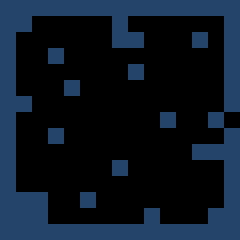

Tiled map render using the project's own tile images. Description and the whole map definition, tile-layer contents included, below:
An orthogonal 15x15 tile map with 16x16 px tiles, 1 tile layer (Collisions), 1 hidden layer not drawn and 29 objects (21x Spines, Door, PlayerController, Gate, BossController, ...).

<map version="1.9" tiledversion="1.9.2" orientation="orthogonal" renderorder="right-down" width="15" height="15" tilewidth="16" tileheight="16" infinite="0" nextlayerid="7" nextobjectid="89">
 <properties>
  <property name="respawnTimer" value="5" />
 </properties>
 <tileset firstgid="1" source="MapTileset.tsx" />
 <layer id="1" name="Background" width="15" height="15" visible="0">
  <data encoding="csv">
2147483891,242,305,242,242,308,242,242,242,307,242,242,305,242,243,
2147483907,293,293,293,293,293,293,293,293,293,293,293,293,293,259,
2147483972,293,293,293,293,293,293,293,293,293,293,293,293,293,259,
2147483907,293,293,293,293,293,293,293,293,293,293,293,293,293,323,
2147483907,293,293,293,293,293,293,293,293,293,293,293,293,293,259,
2147483971,293,293,293,293,293,293,293,293,293,293,293,293,293,259,
2147483907,293,293,293,293,293,293,293,293,293,293,293,293,293,259,
2147483907,293,293,293,293,293,293,293,293,293,293,293,293,293,164,
2147483907,293,293,293,293,293,293,293,293,293,293,293,293,293,259,
2147483972,293,293,293,293,293,293,293,293,293,293,293,293,293,259,
2147483907,293,293,293,293,293,293,293,293,293,293,293,293,293,259,
2147483907,293,293,293,293,293,293,293,293,293,293,293,293,293,324,
2147483971,293,293,293,293,293,293,293,293,293,293,293,293,293,259,
2147483907,293,293,293,293,293,293,293,293,293,293,293,293,293,259,
2147483923,274,339,274,274,340,274,274,274,338,274,274,340,274,275
</data>
 </layer>
 <objectgroup id="2" name="Objects">
  <object id="36" name="door" class="Door" gid="2" x="224" y="128" width="16" height="16">
   <properties>
    <property name="lockedBy" type="int" value="-1" />
    <property name="roomToGo" type="int" value="2" />
   </properties>
  </object>
  <object id="37" name="player" class="PlayerController" gid="326" x="192" y="128" width="16" height="16">
   <properties>
    <property name="fromRoom" type="int" value="2" />
   </properties>
  </object>
  <object id="39" name="gate" class="Gate" gid="2" x="208" y="128" width="16" height="16" />
  <object id="51" name="boss" class="BossController" gid="457" x="112" y="128" width="16" height="16">
   <properties>
    <property name="bulletType" type="int" value="1" />
    <property name="deathTimer" type="float" value="2" />
    <property name="health" type="float" value="70" />
    <property name="offsetShootX" type="float" value="0.5" />
    <property name="offsetShootY" type="float" value="0.5" />
    <property name="readyTimer" type="float" value="2" />
    <property name="reloadTime" type="float" value="0.65" />
    <property name="speed" type="float" value="2.5" />
   </properties>
  </object>
  <object id="52" name="spines" class="Spines" gid="290" x="48" y="64" width="16" height="16" />
  <object id="53" name="spines" class="Spines" gid="290" x="128" y="80" width="16" height="16" />
  <object id="54" name="spines" class="Spines" gid="290" x="160" y="128" width="16" height="16" />
  <object id="55" name="spines" class="Spines" gid="290" x="192" y="48" width="16" height="16" />
  <object id="56" name="spines" class="Spines" gid="290" x="48" y="144" width="16" height="16" />
  <object id="57" name="spines" class="Spines" gid="290" x="80" y="208" width="16" height="16" />
  <object id="58" name="spines" class="Spines" gid="290" x="112" y="176" width="16" height="16" />
  <object id="59" name="spines" class="Spines" gid="290" x="208" y="224" width="16" height="16" />
  <object id="70" name="spines" class="Spines" gid="290" x="128" y="48" width="16" height="16" />
  <object id="71" name="spines" class="Spines" gid="290" x="112" y="48" width="16" height="16" />
  <object id="72" name="spines" class="Spines" gid="290" x="112" y="32" width="16" height="16" />
  <object id="73" name="spines" class="Spines" gid="290" x="64" y="96" width="16" height="16" />
  <object id="74" name="spines" class="Spines" gid="290" x="16" y="208" width="16" height="16" />
  <object id="75" name="spines" class="Spines" gid="290" x="16" y="224" width="16" height="16" />
  <object id="76" name="spines" class="Spines" gid="290" x="32" y="208" width="16" height="16" />
  <object id="77" name="spines" class="Spines" gid="290" x="32" y="224" width="16" height="16" />
  <object id="78" name="spines" class="Spines" gid="290" x="208" y="160" width="16" height="16" />
  <object id="79" name="spines" class="Spines" gid="290" x="192" y="160" width="16" height="16" />
  <object id="80" name="spines" class="Spines" gid="290" x="144" y="224" width="16" height="16" />
  <object id="82" name="spines" class="Spines" gid="290" x="16" y="32" width="16" height="16" />
  <object id="83" name="spines" class="Spines" gid="290" x="16" y="112" width="16" height="16" />
  <object id="84" name="memoryCard" class="MemoryCard" gid="219" x="96" y="144" width="16" height="16" visible="0">
   <properties>
    <property name="respawnTimer" type="float" value="5" />
   </properties>
  </object>
  <object id="86" name="hearth" class="Hearth" gid="102" x="96" y="112" width="16" height="16" visible="0" />
  <object id="87" name="weapon" class="Weapon" gid="2" x="128" y="112" width="16" height="16" visible="0">
   <properties>
    <property name="bulletType" type="int" value="2" />
    <property name="offsetShootX" type="float" value="0.5" />
    <property name="offsetShootY" type="float" value="0.5" />
    <property name="reloadTime" type="float" value="0.125" />
    <property name="weaponImage" value="goldBow" />
    <property name="weaponType" type="int" value="2" />
   </properties>
  </object>
  <object id="88" name="key" class="Key" gid="2" x="128" y="144" width="16" height="16" visible="0" />
 </objectgroup>
 <layer id="5" name="Collisions" width="15" height="15" opacity="0.5">
  <data encoding="csv">
237,237,237,237,237,237,237,237,237,237,237,237,237,237,237,
237,237,1,0,0,0,0,237,0,0,0,0,1,1,237,
237,0,1,1,1,1,1,237,237,1,0,0,237,0,237,
237,0,1,237,0,1,1,1,1,1,1,1,0,0,237,
237,0,1,1,0,0,0,0,237,0,0,0,0,0,237,
237,1,1,1,237,1,1,1,1,1,1,0,0,0,237,
237,237,0,1,0,1,1,0,0,0,0,0,0,0,237,
237,1,1,1,0,0,1,1,1,1,237,0,0,237,1,
237,0,1,237,0,0,0,1,1,0,0,0,0,1,237,
237,0,1,1,0,0,0,0,0,0,0,0,237,237,237,
237,0,1,1,1,0,0,237,1,1,1,0,0,0,237,
237,0,1,1,1,1,1,1,1,1,1,1,0,0,237,
237,237,237,1,1,237,0,0,0,1,1,1,1,0,237,
237,237,237,0,0,0,0,0,0,237,1,1,1,237,237,
237,237,237,237,237,237,237,237,237,237,237,237,237,237,237
</data>
 </layer>
</map>
